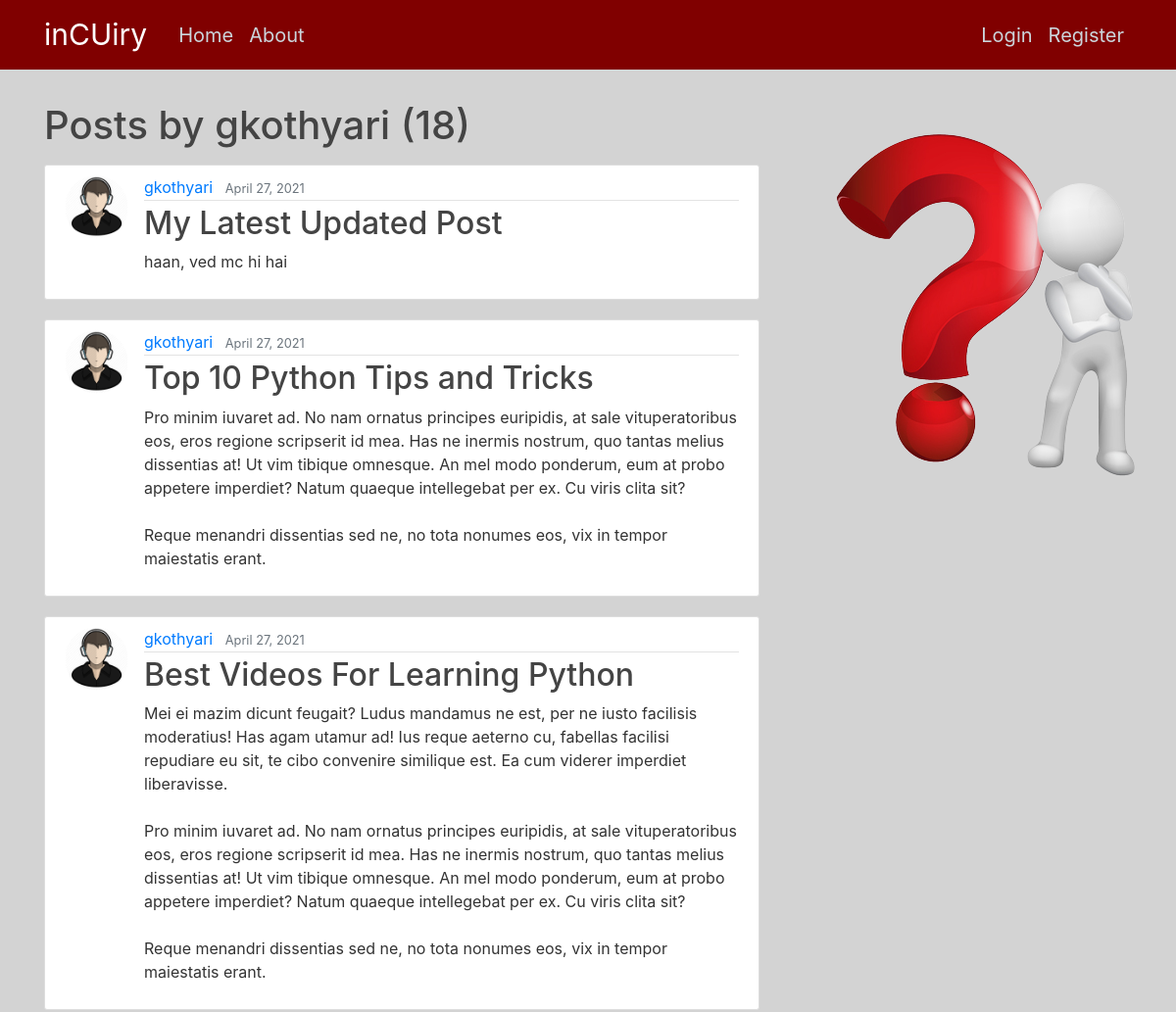
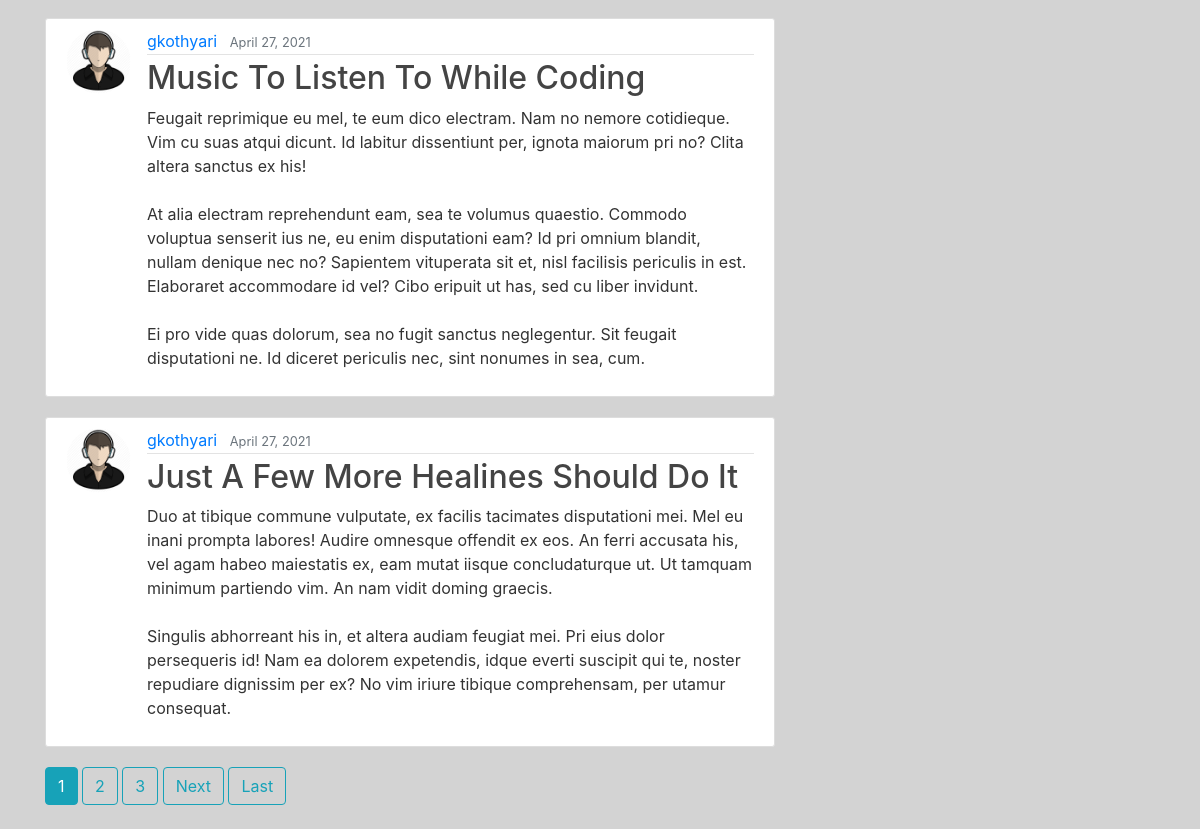
/user/gkothyari, run on an earlier commit of the app's database (2 pictures, top to bottom).
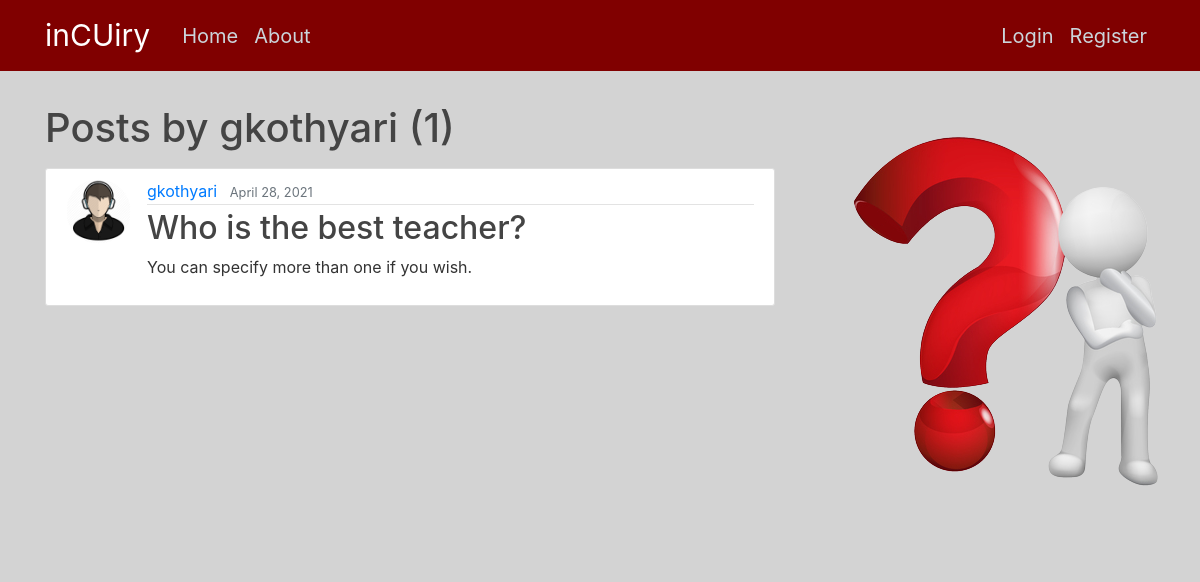
And on a later commit of the database.
### blog/models.py (models this page shows, shortened)
class Post(models.Model):
    title = models.CharField(max_length=100)
    content = models.TextField()
    date_posted = models.DateTimeField(default=timezone.now)
    author = models.ForeignKey(User, on_delete=models.CASCADE)

### users/models.py (models this page shows, shortened)
class Profile(models.Model):
    user = models.OneToOneField(User, on_delete=models.CASCADE)
    image = models.ImageField(default='default.jpg', upload_to='profile_pics')

### blog/views.py (the view)
# urls.py: path("user/<str:username>", UserPostListView.as_view(), name="user-posts"),
class UserPostListView(ListView):
    model = Post
    template_name = "blog/user_posts.html"  # <app>/<model>_<viewtype>.html
    context_object_name = "posts"
    paginate_by = 5
    def get_queryset(self):
        user = get_object_or_404(User, username=self.kwargs.get("username"))
        return Post.objects.filter(author=user).order_by("-date_posted")

### blog/templates/blog/user_posts.html (shortened to what this page needs)
{% extends "blog/base.html" %}
{% block content %}
    <h1 class="mb-3">Posts by {{ view.kwargs.username }} ({{ page_obj.paginator.count }})</h1>
    {% for post in posts %}
        <article class="media content-section">
          <img class="rounded-circle article-img" src="{{ post.author.profile.image.url }}">
          <div class="media-body">
            <div class="article-metadata">
              <a class="mr-2" href="{% url 'user-posts' post.author.username %}">{{ post.author }}</a>
              <small class="text-muted">{{ post.date_posted|date:"F d, Y" }}</small>
            </div>
            <h2><a class="article-title" href="{% url 'post-detail' post.id %}">{{ post.title }}</a></h2>
            <p class="article-content">{{ post.content }}</p>
          </div>
        </article>
    {% endfor %}
    {% if is_paginated %}
      {% for num in page_obj.paginator.page_range %}
        {% if page_obj.number == num %}
          <a class="btn btn-info mb-4" href="?page={{ num }}">{{ num }}</a>
        {% elif num > page_obj.number|add:'-3' and num < page_obj.number|add:'3' %}
          <a class="btn btn-outline-info mb-4" href="?page={{ num }}">{{ num }}</a>
        {% endif %}
      {% endfor %}
      {% if page_obj.has_next %}
        <a class="btn btn-outline-info mb-4" href="?page={{ page_obj.next_page_number }}">Next</a>
        <a class="btn btn-outline-info mb-4" href="?page={{ page_obj.paginator.num_pages }}">Last</a>
      {% endif %}
    {% endif %}
{% endblock content %}

What changed in the data, as far as the page shows it:
removed Post: author.profile.image (picture), author "gkothyari", date_posted "April 27, 2021", title "My Latest Updated Post", content "haan, ved mc hi hai"
removed Post: author.profile.image (picture), author "gkothyari", date_posted "April 27, 2021", title "Top 10 Python Tips and Tricks", content "Pro minim iuvaret ad. No nam ornatus principes euripidis, at sale vituperatoribus eos, eros regione scripserit id mea. Has ne inermis nostrum, quo tantas melius dissentias at! Ut vim tibique omnesque. An mel modo ponderum, eum at probo appetere imperdiet? Natum quaeque intellegebat per ex. Cu viris clita sit? Reque menandri dissentias sed ne, no tota nonumes eos, vix in tempor maiestatis erant."
removed Post: author.profile.image (picture), author "gkothyari", date_posted "April 27, 2021", title "Best Videos For Learning Python", content "Mei ei mazim dicunt feugait? Ludus mandamus ne est, per ne iusto facilisis moderatius! Has agam utamur ad! Ius reque aeterno cu, fabellas facilisi repudiare eu sit, te cibo convenire similique est. Ea cum viderer imperdiet liberavisse. Pro minim iuvaret ad. No nam ornatus principes euripidis, at sale vituperatoribus eos, eros regione scripserit id mea. Has ne inermis nostrum, quo tantas melius dissentias at! Ut vim tibique omnesque. An mel modo ponderum, eum at probo appetere imperdiet? Natum quaeque intellegebat per ex. Cu viris clita sit? Reque menandri dissentias sed ne, no tota nonumes eos, vix in tempor maiestatis erant."
removed Post: author.profile.image (picture), author "gkothyari", date_posted "April 27, 2021", title "Music To Listen To While Coding", content "Feugait reprimique eu mel, te eum dico electram. Nam no nemore cotidieque. Vim cu suas atqui dicunt. Id labitur dissentiunt per, ignota maiorum pri no? Clita altera sanctus ex his! At alia electram reprehendunt eam, sea te volumus quaestio. Commodo voluptua senserit ius ne, eu enim disputationi eam? Id pri omnium blandit, nullam denique nec no? Sapientem vituperata sit et, nisl facilisis periculis in est. Elaboraret accommodare id vel? Cibo eripuit ut has, sed cu liber invidunt. Ei pro vide quas dolorum, sea no fugit sanctus neglegentur. Sit feugait disputationi ne. Id diceret periculis nec, sint nonumes in sea, cum."
removed Post: author.profile.image (picture), author "gkothyari", date_posted "April 27, 2021", title "Just A Few More Healines Should Do It", content "Duo at tibique commune vulputate, ex facilis tacimates disputationi mei. Mel eu inani prompta labores! Audire omnesque offendit ex eos. An ferri accusata his, vel agam habeo maiestatis ex, eam mutat iisque concludaturque ut. Ut tamquam minimum partiendo vim. An nam vidit doming graecis. Singulis abhorreant his in, et altera audiam feugiat mei. Pri eius dolor persequeris id! Nam ea dolorem expetendis, idque everti suscipit qui te, noster repudiare dignissim per ex? No vim iriure tibique comprehensam, per utamur consequat."
added Post: author.profile.image (picture), author "gkothyari", date_posted "April 28, 2021", title "Who is the best teacher?", content "You can specify more than one if you wish."
Also different on the page:
{{ page_obj.paginator.count }}: "18" → "1"
list line gone: "1"
list line gone: "2"
list line gone: "3"
text no longer shown: "Next Last"
